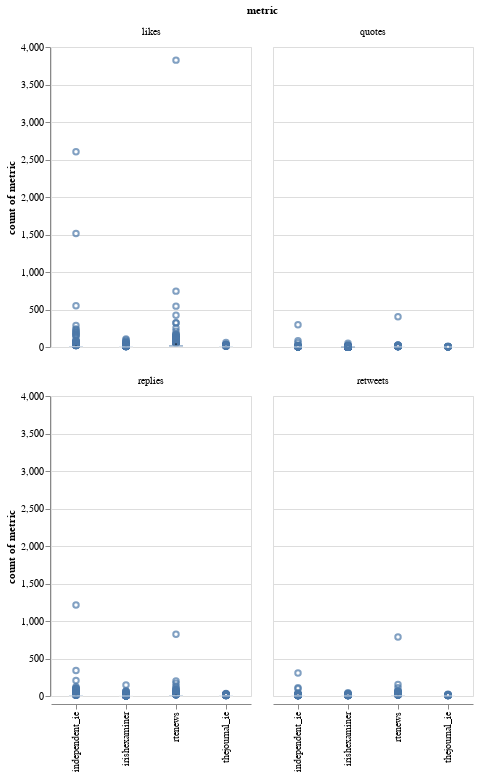

Notebook code cell kept with this figure:
### Code cell
metrics_boxplot = alt.Chart(
    chart_metrics).mark_boxplot(
).encode(x=alt.X('account:N', axis=alt.Axis(title="")),
         y=alt.Y('value:Q', axis=alt.Axis(title="count of metric")),
         tooltip=["account",
                  "metric",
                  "value"]).properties(
    width=200,
    title="Public Metrics").facet(
    'metric:N', columns=2)

metrics_boxplot

### Figure 1 — Vega-Lite specification as saved in the notebook (floating-point values rounded to 4 significant figures; data arrays with more than 128 entries replaced by an {"elided": "..."} marker saying what was removed)
{"config": {"view": {"continuousWidth": 400, "continuousHeight": 300}}, "data": {"name": "data-31a025385866460104b88317e974bf04"}, "facet": {"type": "nominal", "field": "metric"}, "spec": {"mark": "boxplot", "encoding": {"tooltip": [{"type": "nominal", "field": "account"}, {"type": "nominal", "field": "metric"}, {"type": "quantitative", "field": "value"}], "x": {"type": "nominal", "axis": {"title": ""}, "field": "account"}, "y": {"type": "quantitative", "axis": {"title": "count of metric"}, "field": "value"}}, "title": "Public Metrics", "width": 200}, "columns": 2, "$schema": "https://vega.github.io/schema/vega-lite/v4.8.1.json", "datasets": {"data-31a025385866460104b88317e974bf04": {"elided": "7980 records"}}}
